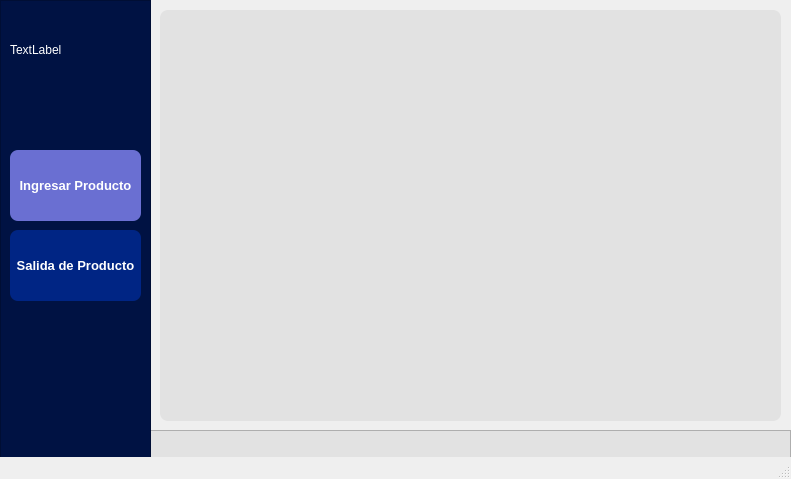
<?xml version="1.0" encoding="UTF-8"?>
<ui version="4.0">
 <class>MainWindow</class>
 <widget class="QMainWindow" name="MainWindow">
  <property name="geometry">
   <rect>
    <x>0</x>
    <y>0</y>
    <width>791</width>
    <height>479</height>
   </rect>
  </property>
  <property name="windowTitle">
   <string>MainWindow</string>
  </property>
  <widget class="QWidget" name="centralwidget">
   <widget class="QFrame" name="frame">
    <property name="geometry">
     <rect>
      <x>0</x>
      <y>0</y>
      <width>151</width>
      <height>461</height>
     </rect>
    </property>
    <property name="styleSheet">
     <string notr="true">background-color: #001243;
color: rgb(255, 255, 255);</string>
    </property>
    <property name="frameShape">
     <enum>QFrame::Shape::StyledPanel</enum>
    </property>
    <property name="frameShadow">
     <enum>QFrame::Shadow::Raised</enum>
    </property>
    <widget class="QPushButton" name="pushButton">
     <property name="geometry">
      <rect>
       <x>10</x>
       <y>150</y>
       <width>131</width>
       <height>71</height>
      </rect>
     </property>
     <property name="font">
      <font>
       <pointsize>10</pointsize>
       <bold>true</bold>
      </font>
     </property>
     <property name="styleSheet">
      <string notr="true">background-color: #6A6FD2;
border-radius: 8px;</string>
     </property>
     <property name="text">
      <string>Ingresar Producto</string>
     </property>
    </widget>
    <widget class="QPushButton" name="pushButton_2">
     <property name="geometry">
      <rect>
       <x>10</x>
       <y>230</y>
       <width>131</width>
       <height>71</height>
      </rect>
     </property>
     <property name="font">
      <font>
       <pointsize>10</pointsize>
       <bold>true</bold>
      </font>
     </property>
     <property name="styleSheet">
      <string notr="true">border-radius: 8px;
background-color: rgb(0, 37, 132);</string>
     </property>
     <property name="text">
      <string>Salida de Producto</string>
     </property>
    </widget>
    <widget class="QLabel" name="label">
     <property name="enabled">
      <bool>false</bool>
     </property>
     <property name="geometry">
      <rect>
       <x>10</x>
       <y>40</y>
       <width>131</width>
       <height>20</height>
      </rect>
     </property>
     <property name="text">
      <string>TextLabel</string>
     </property>
    </widget>
   </widget>
   <widget class="QFrame" name="frame_2">
    <property name="geometry">
     <rect>
      <x>150</x>
      <y>430</y>
      <width>641</width>
      <height>31</height>
     </rect>
    </property>
    <property name="styleSheet">
     <string notr="true">background-color: #E2E2E2;</string>
    </property>
    <property name="frameShape">
     <enum>QFrame::Shape::StyledPanel</enum>
    </property>
    <property name="frameShadow">
     <enum>QFrame::Shadow::Raised</enum>
    </property>
   </widget>
   <widget class="QFrame" name="frame_3">
    <property name="geometry">
     <rect>
      <x>160</x>
      <y>10</y>
      <width>621</width>
      <height>411</height>
     </rect>
    </property>
    <property name="styleSheet">
     <string notr="true">background-color: #E2E2E2;
border-radius: 8px;</string>
    </property>
    <property name="frameShape">
     <enum>QFrame::Shape::StyledPanel</enum>
    </property>
    <property name="frameShadow">
     <enum>QFrame::Shadow::Raised</enum>
    </property>
   </widget>
   <zorder>frame_2</zorder>
   <zorder>frame</zorder>
   <zorder>frame_3</zorder>
  </widget>
  <widget class="QStatusBar" name="statusBar"/>
 </widget>
 <resources/>
 <connections/>
</ui>
